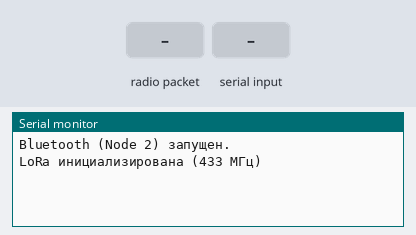
Simulated run of this sketch. Board: ESP32. Parts: the last lines printed to the serial monitor. Inputs (shaded band) come from the test bench. No radio packets arrive unless stated; nothing arrives over Bluetooth unless stated.

Above: at 1.2 s.
1.3 s: radio packet "1" arrives
At 2.0 s:
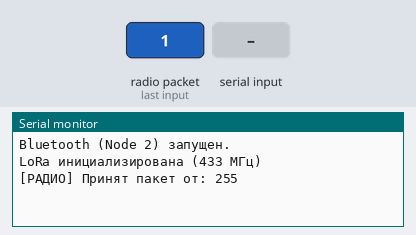
2.8 s: "1\n" received over the second serial link
At 3.2 s:
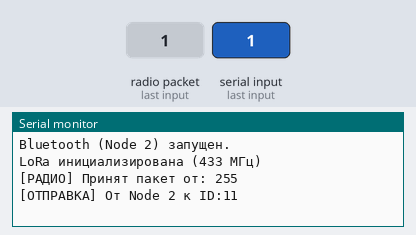
4.3 s: "0\n" received over the second serial link
At 5.5 s:
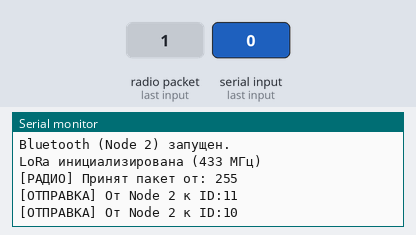

Measured:
- after the input at 1.3 s, the serial monitor: prints a new line at once (image 1)
- after the input at 2.8 s, the serial monitor: prints a new line at once (image 2)
- after the input at 4.3 s, the serial monitor: prints a new line at once (image 3)

The sketch:

Mesh-Messenger_ESP32.ino
```cpp
/*
 * MeshMessenger_Node2.ino
 * Прошивка для ВТОРОГО узла (NODE_ID = 2).
 * Протокол полностью совместим с Node 1.
 */

#include "BluetoothSerial.h"
#include <SPI.h>
#include <LoRa.h>

// --- Пины подключения (ESP32 / TTGO LoRa32) ---
#define SCK_PIN   18
#define MISO_PIN  19
#define MOSI_PIN  23
#define SS_PIN    5
#define RST_PIN   22
#define DIO0_PIN  17

// --- Настройки Узла ---
#define NODE_ID 2       // <--- ЭТО ВТОРОЙ УЗЕЛ
#define DEST_ID 1       // <--- Шлем на Первый (по умолчанию)

// --- Bluetooth ---
BluetoothSerial SerialBT;
const char* bt_name = "MeshNode_2"; // <--- Уникальное имя Bluetooth

// --- Переменные Mesh-сети ---
uint8_t msgIdCounter = 0;
#define HISTORY_SIZE 100
uint8_t seenMessages[HISTORY_SIZE][2];
int historyIndex = 0;

void setup() {
  Serial.begin(115200);

  // 1. Запуск Bluetooth
  SerialBT.begin(bt_name);
  Serial.println("Bluetooth (Node 2) запущен.");

  // 2. Запуск LoRa
  SPI.begin(SCK_PIN, MISO_PIN, MOSI_PIN, SS_PIN);
  LoRa.setPins(SS_PIN, RST_PIN, DIO0_PIN);

  if (!LoRa.begin(433E6)) {
    Serial.println("[ОШИБКА] Не удалось запустить LoRa!");
    while (1);
  }

  LoRa.setSyncWord(0x12);
  Serial.println("LoRa инициализирована (433 МГц)");
}

// Проверка дубликатов
bool isMessageSeen(uint8_t msgId, uint8_t senderId) {
  for (int i = 0; i < HISTORY_SIZE; i++) {
    if (seenMessages[i][0] == msgId && seenMessages[i][1] == senderId) {
      return true;
    }
  }
  return false;
}

// Запись в историю
void markMessageAsSeen(uint8_t msgId, uint8_t senderId) {
  seenMessages[historyIndex][0] = msgId;
  seenMessages[historyIndex][1] = senderId;
  historyIndex++;
  if (historyIndex >= HISTORY_SIZE) historyIndex = 0;
}

void loop() {
  // --- ИСХОДЯЩИЕ: Bluetooth -> LoRa ---
  if (SerialBT.available()) {
    String msgText = SerialBT.readStringUntil('\n');
    msgText.trim();

    if (msgText.length() > 0) {
      msgIdCounter++;

      Serial.print("[ОТПРАВКА] От Node 2 к ID:");
      Serial.print(DEST_ID);
      Serial.println(msgText);

      LoRa.beginPacket();
      LoRa.write(msgIdCounter);
      LoRa.write(DEST_ID);
      LoRa.write(NODE_ID);
      LoRa.print(msgText);
      LoRa.endPacket();

      // ВАЖНО: Подтверждение для Android (чтобы появилась галочка)
      SerialBT.println("ESP32 получила");

      markMessageAsSeen(msgIdCounter, NODE_ID);
    }
  }

  // --- ВХОДЯЩИЕ: LoRa -> Bluetooth ---
  int packetSize = LoRa.parsePacket();
  if (packetSize) {
    uint8_t msgId    = LoRa.read();
    uint8_t receiver = LoRa.read();
    uint8_t sender   = LoRa.read();

    String message = "";
    while (LoRa.available()) {
      message += (char)LoRa.read();
    }

    Serial.print("[РАДИО] Принят пакет от: ");
    Serial.println(sender);

    if (isMessageSeen(msgId, sender)) return;
    markMessageAsSeen(msgId, sender);

    if (receiver == NODE_ID) {
      // Сообщение для меня (Node 2)
      SerialBT.println(message);
    }
    else if (sender != NODE_ID) {
      // Ретрансляция
      LoRa.beginPacket();
      LoRa.write(msgId);
      LoRa.write(receiver);
      LoRa.write(sender);
      LoRa.print(message);
      LoRa.endPacket();
    }
  }
}
```
